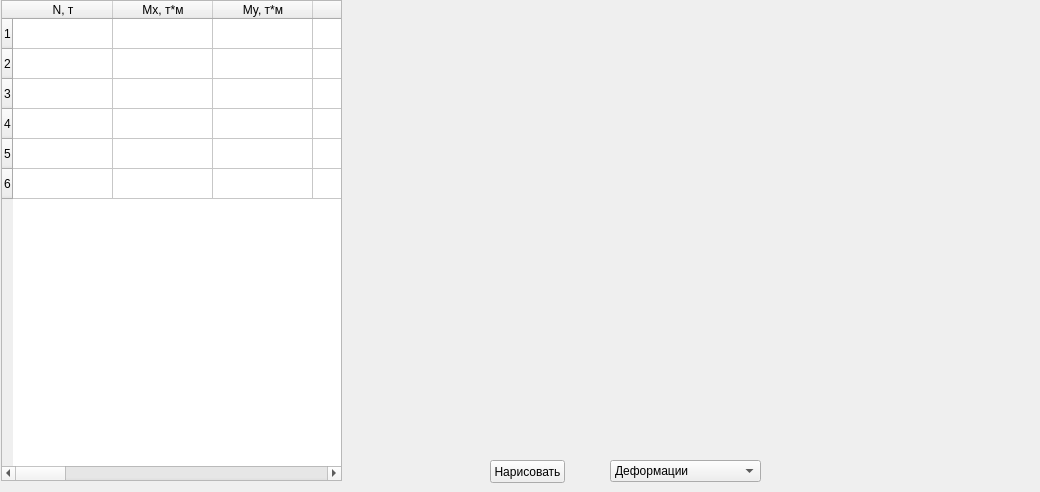
        <widget class="QWidget" name="tab_8">
         <attribute name="title">
          <string>Текущие длит.</string>
         </attribute>
         <widget class="MatplotlibWidget" name="mplResPS1LongCur">
          <property name="geometry">
           <rect>
            <x>350</x>
            <y>0</y>
            <width>681</width>
            <height>451</height>
           </rect>
          </property>
         </widget>
         <widget class="QPushButton" name="buttonPlotPS1LongCur">
          <property name="geometry">
           <rect>
            <x>490</x>
            <y>460</y>
            <width>75</width>
            <height>23</height>
           </rect>
          </property>
          <property name="text">
           <string>Нарисовать</string>
          </property>
         </widget>
         <widget class="QTableWidget" name="tableResPS1LongCur">
          <property name="geometry">
           <rect>
            <x>1</x>
            <y>0</y>
            <width>341</width>
            <height>481</height>
           </rect>
          </property>
          <row>
           <property name="text">
            <string>1</string>
           </property>
          </row>
          <row>
           <property name="text">
            <string>2</string>
           </property>
          </row>
          <row>
           <property name="text">
            <string>3</string>
           </property>
          </row>
          <row>
           <property name="text">
            <string>4</string>
           </property>
          </row>
          <row>
           <property name="text">
            <string>5</string>
           </property>
          </row>
          <row>
           <property name="text">
            <string>6</string>
           </property>
          </row>
          <column>
           <property name="text">
            <string>N, т</string>
           </property>
          </column>
          <column>
           <property name="text">
            <string>Mx, т*м</string>
           </property>
          </column>
          <column>
           <property name="text">
            <string>My, т*м</string>
           </property>
          </column>
          <column>
           <property name="text">
            <string>N/Ncrx</string>
           </property>
          </column>
          <column>
           <property name="text">
            <string>N/Ncry</string>
           </property>
          </column>
          <column>
           <property name="text">
            <string>nux</string>
           </property>
          </column>
          <column>
           <property name="text">
            <string>nuy</string>
           </property>
          </column>
          <column>
           <property name="text">
            <string>Mx, т*м</string>
           </property>
          </column>
          <column>
           <property name="text">
            <string>My, т*м</string>
           </property>
          </column>
          <column>
           <property name="text">
            <string>ex, м</string>
           </property>
          </column>
          <column>
           <property name="text">
            <string>ey, м</string>
           </property>
          </column>
          <column>
           <property name="text">
            <string>phiLx</string>
           </property>
          </column>
          <column>
           <property name="text">
            <string>phiLy</string>
           </property>
          </column>
          <column>
           <property name="text">
            <string>deltaEx</string>
           </property>
          </column>
          <column>
           <property name="text">
            <string>deltaEy</string>
           </property>
          </column>
          <column>
           <property name="text">
            <string>Dx, т*м*м</string>
           </property>
          </column>
          <column>
           <property name="text">
            <string>Dy, т*м*м</string>
           </property>
          </column>
          <column>
           <property name="text">
            <string>Ncrx, т</string>
           </property>
          </column>
          <column>
           <property name="text">
            <string>Ncry, т</string>
           </property>
          </column>
         </widget>
         <widget class="QComboBox" name="comboBoxLongCur">
          <property name="geometry">
           <rect>
            <x>610</x>
            <y>460</y>
            <width>151</width>
            <height>22</height>
           </rect>
          </property>
          <item>
           <property name="text">
            <string>Деформации</string>
           </property>
          </item>
          <item>
           <property name="text">
            <string>Напряжения</string>
           </property>
          </item>
         </widget>
        </widget>
